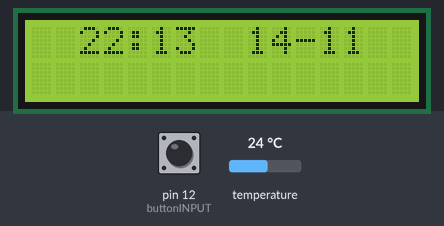
The program below on a simulated Arduino Uno, built with avr-gcc and run on an emulated ATmega328P. On the bench: 16×2 character LCD. The inputs (shaded band) are chosen by the test bench; at power-on: pin 12 (buttonINPUT) HIGH, temperature 24 °C. The local clock reads 2024-03-15 10:24:30 at power-on unless the program sets it.

Above: at 0.1 s.
At 1.2 s:
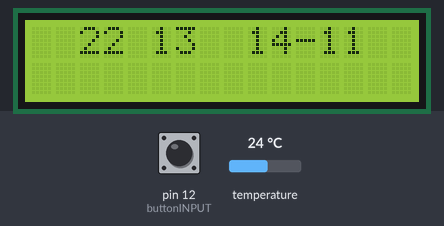
1.3 s: pin 12 (buttonINPUT) pulled LOW for 1.8 s
At 2.7 s:
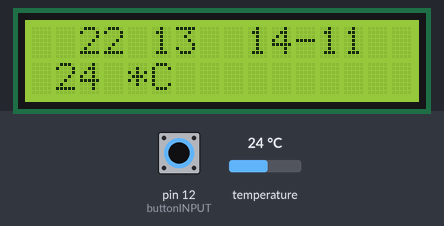
Timing chart, 0 to 4.3 s (numbered marks = the images above; inputs shaded):
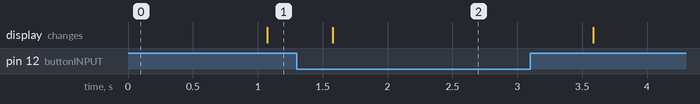

The program:

main.cpp
```cpp
#include <DS3231.h>
DS3231  rtc;
RTCDateTime dtc;

#include <LiquidCrystal.h>
const int rs = 6, en = 7, d4 = 5, d5 = 4, d6 = 3, d7 = 10;
LiquidCrystal lcd(rs, en, d4, d5, d6, d7);

int buttonINPUT = 12;

/**
 * Returns a string containing time and date in a short format like "HH:MM  DD-MM"
 * off the DS3231 RTC
 * @method readShortTimeDate
 */
void RTCreadShortDotedTimeDate() {
  dtc = rtc.getDateTime();
  int hour = dtc.hour;
  int minute = dtc.minute;
  //int sec = dtc.second;
  int day = dtc.day;
  int month = dtc.month;
  //int year = dtc.year;
  char times[25];
  sprintf(times, "%02d:%02d  %02d-%02d", hour, minute, day, month);

  lcd.print(times);
}
/**
 * Returns a string containing time and date in a short undotted format like "HH MM  DD-MM"
 * off the DS3231 RTC
 * @method readShortTimeDate
 */
void RTCreadShortTimeDate() {
  dtc = rtc.getDateTime();
  int hour = dtc.hour;
  int minute = dtc.minute;
  //int sec = dtc.second;
  int day = dtc.day;
  int month = dtc.month;
  //int year = dtc.year;
  char times1[25];
  sprintf(times1, "%02d %02d  %02d-%02d", hour, minute, day, month);

  lcd.print(times1);
}
/**
 * Prints Time and Date in a short format with blinking timedevider in
 * on the first row of a 1602LCD
 * @method RTCprintShortTimeDate
 */
void RTCprintShortTimeDate() {
  lcd.home();
  lcd.print("  ");
  RTCreadShortDotedTimeDate();
  delay(1000);
  lcd.home();
  lcd.print("  ");
  RTCreadShortTimeDate();
  delay(500);
}
/**
 * Returns a string containing time and date in a long format like "HH:MM:SS  DD-MM-YYYY"
 * off the DS3231 RTC
 * @method printLongTimeDate
 */
void RTCreadLongTimeDate() {
  dtc = rtc.getDateTime();
  int hour = dtc.hour;
  int minute = dtc.minute;
  int sec = dtc.second;
  int day = dtc.day;
  int month = dtc.month;
  int year = dtc.year;
  char times1[50];
  sprintf(times1, "%02d:%02d:%02d %02d-%02d-%04d", hour, minute, sec, day, month, year);
  lcd.print(times1);
}
/**
 * Retunrs an INT containing the temperature off the DS3231 RTC
 * @method printTemprature
 */
void RTCprintTemprature() {
  int temp = rtc.readTemperature();

  lcd.print(temp);
}
/**
 * Retunrs an INT containing the temperature off the DHT11
 * @method DHTreadTemprature
 */

void setup() {
  pinMode(buttonINPUT, INPUT_PULLUP);

  Serial.begin(9600);
  rtc.begin();
  rtc.setDateTime(__DATE__, __TIME__);
  lcd.begin(16,2);
}

void loop() {
  if (digitalRead(buttonINPUT) == HIGH){
    RTCprintShortTimeDate();
  }
  else{
    lcd.setCursor(0, 1);
    lcd.print(" ");
    RTCprintTemprature();
    lcd.print(" *C");
    delay(1000);
  }
}
```

Measured:
- after the input at 1.3 s, the display: changes after 0.28 s (image 2)
